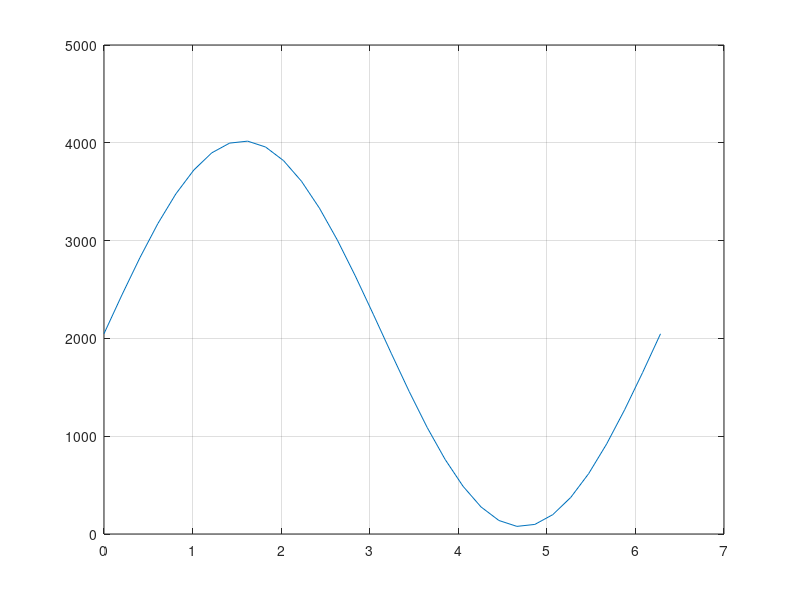

The MATLAB script that drew this image:
close; clear; clc;

points = 32;        %кол-во элементов в массиве
bits   = 12;        %разрядность ЦАП
offset = 75;        %смещение

t = 0:(2*pi/(points-1)):(2*pi);
y = sin(t);
y = y + 1;                              %смещение в положительную область
y = y*((2^bits-1)-2*offset)/2+offset;   %ограничиваем диапазон
y = round(y);
plot(t, y); grid

fprintf('%d, %d, %d, %d, %d, %d, %d, %d, %d, %d, \n', y);